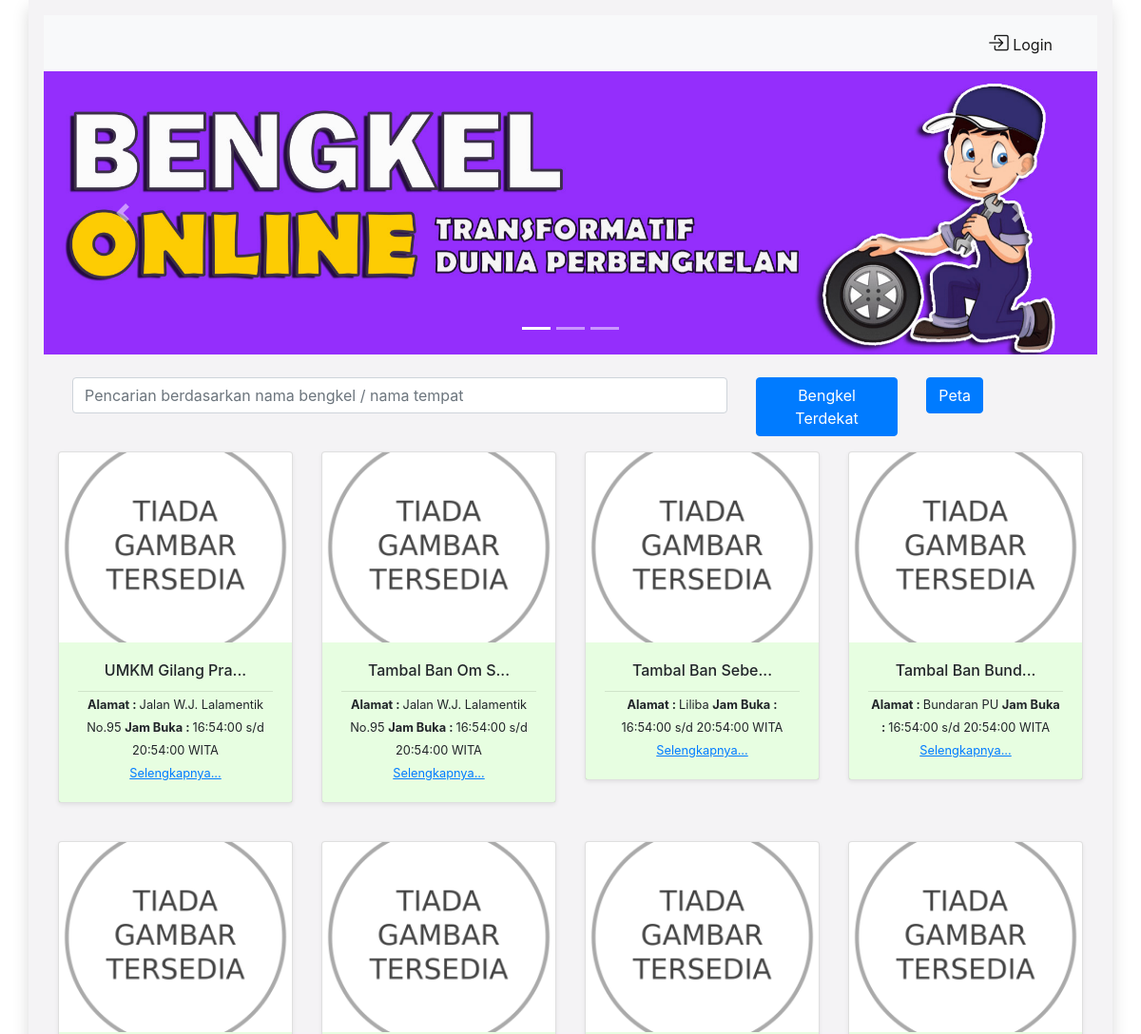
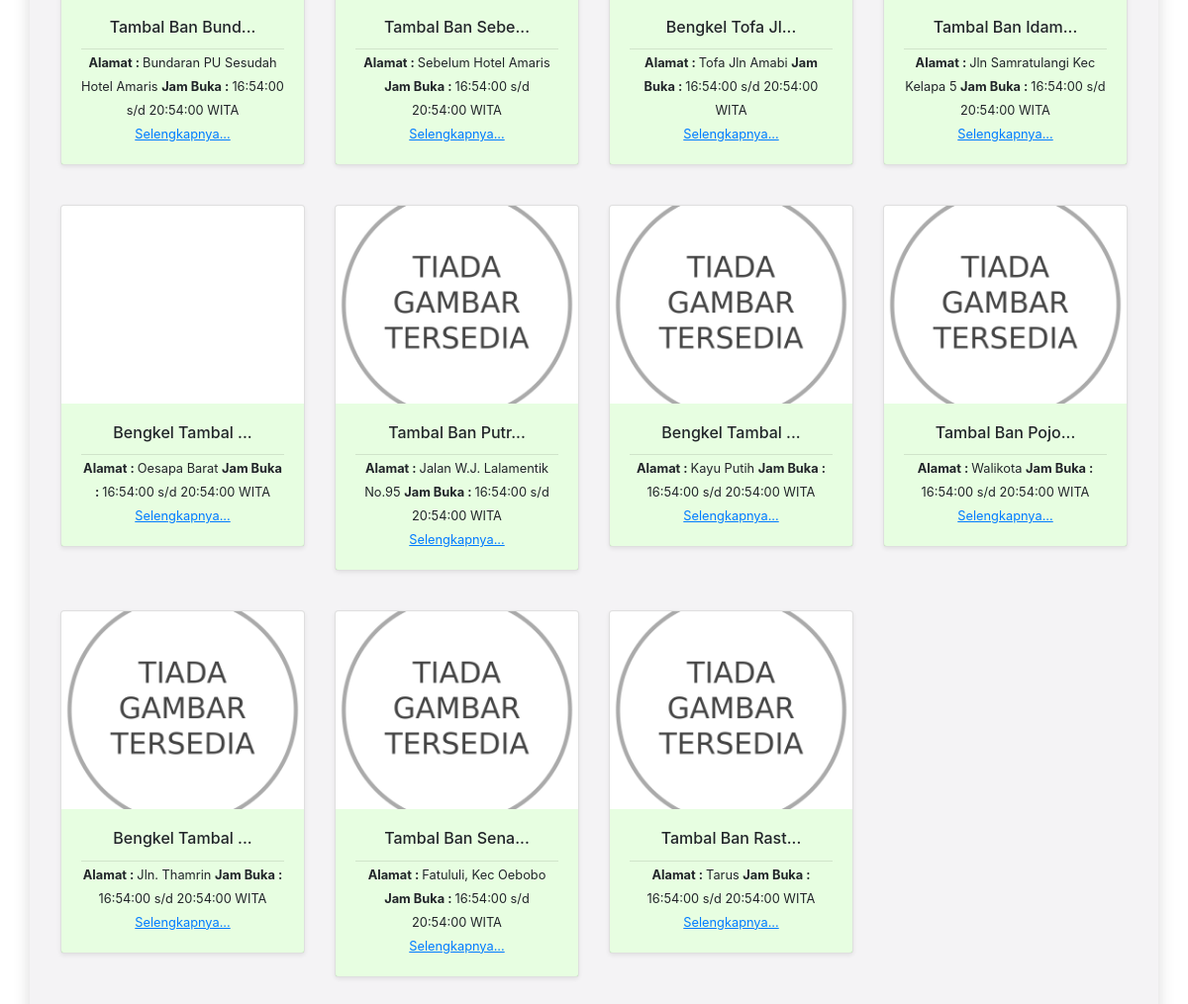
Before: / with the older database file (2 pictures, top to bottom).
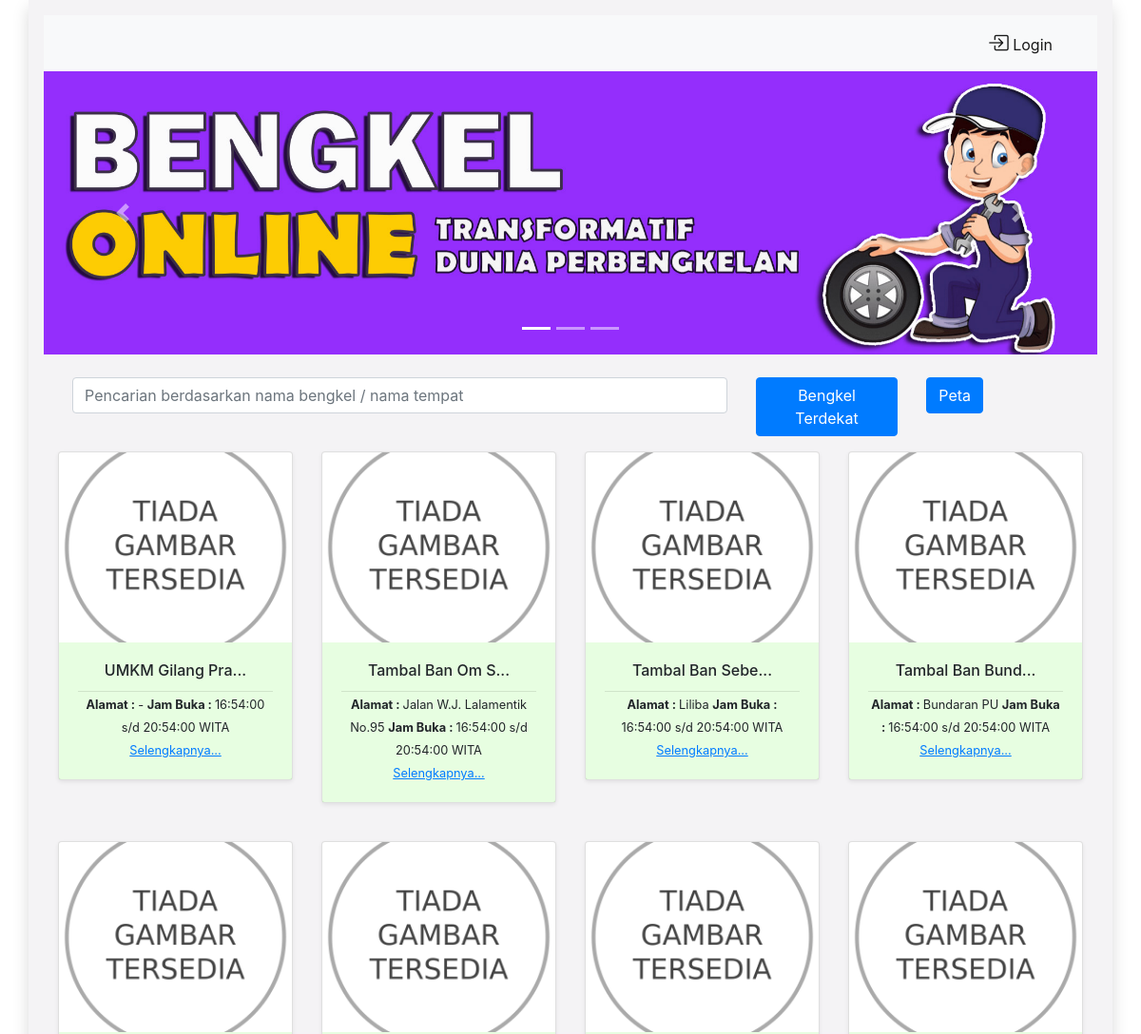
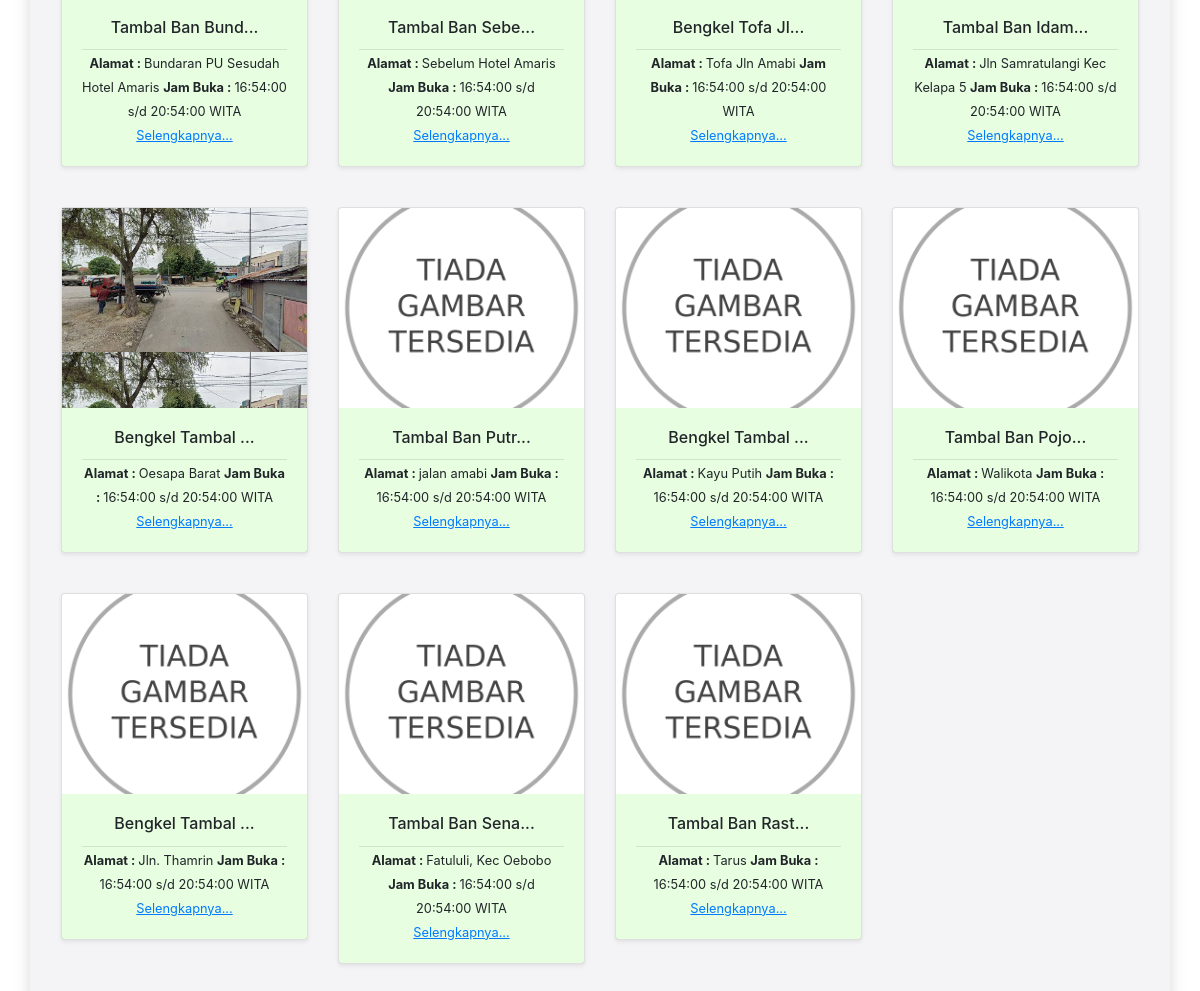
After: the same page with the newer database file (2 pictures, top to bottom).
### tables this page shows
CREATE TABLE `bengkel` (
  `id_bengkel` int(6) NOT NULL,
  `image` varchar(100) NOT NULL,
  `nama_bengkel` text NOT NULL,
  `nama_pemilik` text NOT NULL,
  `no_hp` varchar(15) NOT NULL,
  `alamat` text NOT NULL,
  `jam_buka` time NOT NULL,
  `jam_tutup` time NOT NULL
);

### index.php (the view, shortened to what this page needs)
<!DOCTYPE html>
<html lang="en">
<head>
   <link rel="stylesheet" href="https://maxcdn.bootstrapcdn.com/bootstrap/4.5.2/css/bootstrap.min.css">
   <link rel="stylesheet" href="https://cdn.jsdelivr.net/npm/bootstrap-icons@1.11.1/font/bootstrap-icons.css">
</head>
<body class="color-change-3x">
   <div class="container  shadow p-3 mb-3" style="background-color: #f4f3f5;">
      <nav class="navbar navbar-light bg-light">
         <div class="container-fluid justify-content-end">
            <a class="navbar-brand" style="font-size: 16px;" href="auth/">
               <i class="bi bi-box-arrow-in-right" style="font-size: 22px;"></i> Login
            </a>
         </div>
      </nav>
      <div id="demo" class="carousel slide" data-ride="carousel">
         <ul class="carousel-indicators">
            <li data-target="#demo" data-slide-to="0" class="active"></li>
            <li data-target="#demo" data-slide-to="1"></li>
            <li data-target="#demo" data-slide-to="2"></li>
         </ul>
         <div class="carousel-inner">
            <div class="carousel-item active">
               <img src="image/01.jpg" width="100%" height="100%" alt="Bengkel">
            </div>
         </div>
         <a class="carousel-control-prev" href="#demo" data-slide="prev">
            <span class="carousel-control-prev-icon"></span>
         </a>
         <a class="carousel-control-next" href="#demo" data-slide="next">
            <span class="carousel-control-next-icon"></span>
         </a>
      </div>
      <br>
      <div class="container">
         <div class="col-sm-12 mb-3">
            <div class="row">
               <div class="col-sm-8"><input type="text" id="myFilter" class="form-control" onkeyup="myFunction()" placeholder="Pencarian berdasarkan nama bengkel / nama tempat"></div>
               <div class="col-sm-2"><a href="https://www.google.com/maps/search/tambal+ban+terdekat/@-10.1650088,123.6292933,13.75z" class="btn btn-primary" target="_blank">Bengkel Terdekat</a></div>
               <div class="col-sm-2"><a href="map" class="btn btn-primary">Peta</a></div>
            </div>
         </div>
         <div class="row mb-2" id="myItems">
            <?php
            include "superadmin/konektor.php";
            $sql = mysqli_query($konektor, "SELECT * FROM bengkel");
            while ($r = mysqli_fetch_array($sql)) { ?>
               <div class="col-sm-6 col-md-6 col-lg-4 col-xl-3 mb-3">
                  <div class="card shadow-sm" style="width:100%" style="max-height: 300px; height: 300px;">
                     <?php
                     $file = $r['id_bengkel'];
                     if (file_exists("superadmin/berkas/$file.jpg")) {
                     ?>
                        <div class="w-100" style="height: 200px; background-image: url('superadmin/berkas/<?= $r['image']; ?>'); background-position: top; background-size: 100%;">
                        </div>
                     <?php
                     } else { ?>
                        <div class="w-100" style="height: 200px; background-image: url('superadmin/berkas/kosong.png'); background-position: center; background-size: 100%;"></div>
                     <?php
                     }
                     ?>
                     <div class="card-body text-center" style="background-color: #3ef3081f;">
                        <h6 class="card-title ">
                           <?php
                           $isi3 = $r['nama_bengkel'];
                           $Lebar = strlen($isi3);
                           if ($Lebar > 15) {
                              echo substr($isi3, 0, 15); ?>...<?php
                                                            } else {
                                                               echo $isi3;
                                                            }
                                                               ?>
                        </h6>
                        <hr class="m-0">
                        <small id="alamat">
                           <strong>Alamat : </strong><?= $r['alamat'] ?>
                        </small>
                        <small><strong>Jam Buka : </strong><?= $r['jam_buka'] ?> s/d <?= $r['jam_tutup'] ?> WITA</small>
                        <br>
                        <small class="card-text"><a href="detail_bengkel.php?id=<?= $r['id_bengkel'] ?>"><u>Selengkapnya...</u></a></small>
                     </div>
                  </div>
                  <br>
               </div>
            <?php
            }
            ?>
         </div>
      </div>
   </div>
</body>
</html>

### index.php (style rules this page uses)
.color-change-3x { -webkit-animation: color-change-3x 4s linear infinite alternate both; animation: color-change-3x 4s linear infinite alternate both; }

Changed rows visible on the page:
changed bengkel "UMKM Gilang Pra": alamat "Jalan W.J. Lalamentik No.95" → "-"
changed bengkel "Tambal Ban Putr": alamat "Jalan W.J. Lalamentik No.95" → "jalan amabi"
